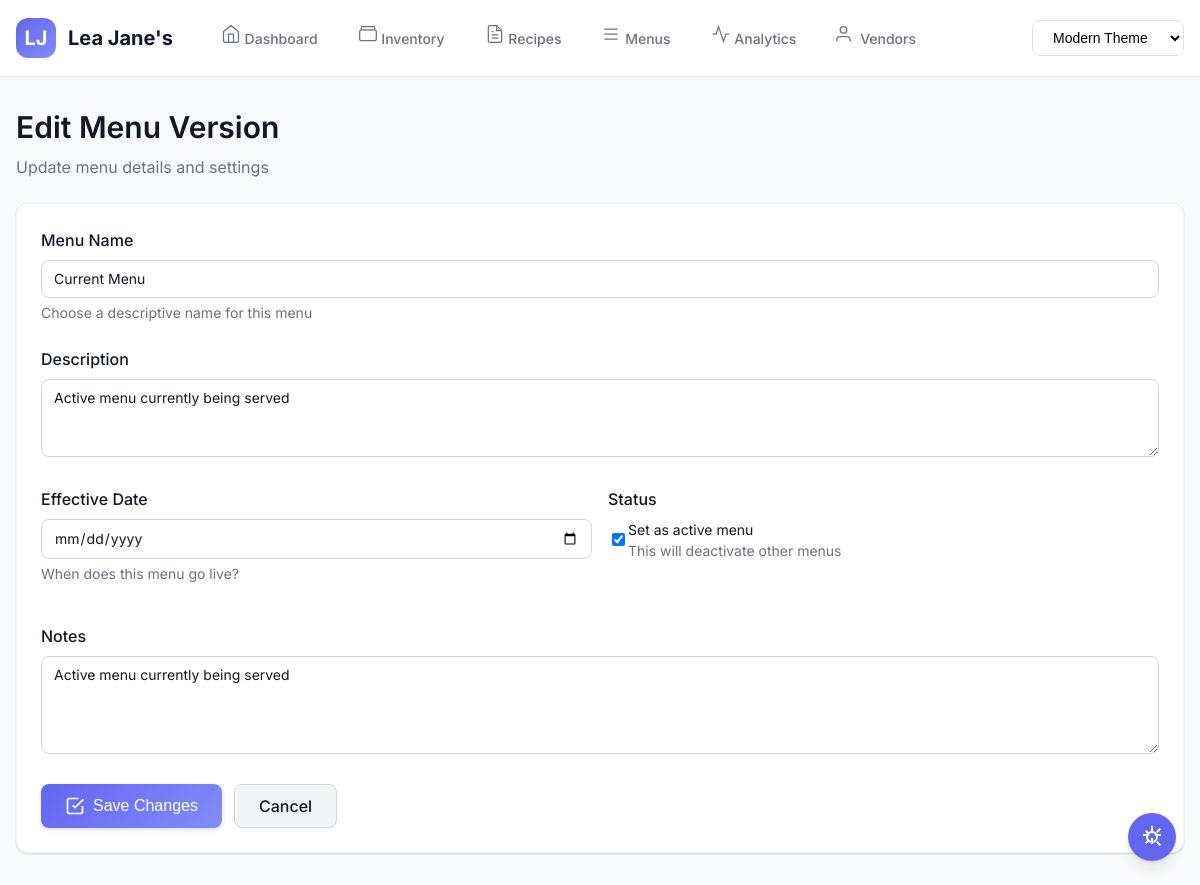
The app's page /menu_items/versions/edit/5 with its own data.
### tables this page shows
CREATE TABLE "menus_actual" (
    menu_id INTEGER PRIMARY KEY AUTOINCREMENT,
    menu_name TEXT NOT NULL UNIQUE,
    menu_version TEXT NOT NULL, -- "Current", "V3 Planning", "Summer 2025"
    
    -- Menu Status & Timeline
    status TEXT DEFAULT 'Draft' CHECK (status IN ('Draft', 'Testing', 'Active', 'Archived')),
    effective_date DATE,
    end_date DATE,
    
    -- Menu Configuration
    description TEXT,
    target_food_cost REAL DEFAULT 30.0,
    
    -- Audit
    created_at TIMESTAMP DEFAULT CURRENT_TIMESTAMP,
    updated_at TIMESTAMP DEFAULT CURRENT_TIMESTAMP
);

### app.py (the view, shortened to what this page needs)
@app.route('/menu_items/versions/edit/<int:version_id>', methods=['GET', 'POST'])
def edit_menu_version(version_id):
    with get_db() as conn:
        version = conn.execute('SELECT * FROM menu_versions WHERE id = ?', (version_id,)).fetchone()
    theme = get_theme()
    return render_template(f'edit_menu_version_{theme}.html', version=version)

### app.py (called while the page is built)
def get_db():
    conn = sqlite3.connect(DATABASE)
    conn.row_factory = sqlite3.Row
    return conn

def get_theme():
    theme = request.args.get('theme') or request.cookies.get('theme', 'modern')
    return theme if theme in ['modern', 'neo', 'fam'] else 'modern'

### templates/edit_menu_version_modern.html (shortened to what this page needs)
{% extends "base_modern.html" %}
{% block content %}
<div class="animate-fade-in max-w-2xl mx-auto">
    <div class="mb-6">
        <h1 class="text-3xl font-semibold mb-2">Edit Menu Version</h1>
        <p class="text-secondary">Update menu details and settings</p>
    </div>
    <form method="POST" class="card">
        <div class="card-body">
            <div class="space-y-4">
                <div class="form-group">
                    <label for="version_name" class="form-label">Menu Name</label>
                    <input type="text"
                           id="version_name"
                           name="version_name"
                           class="form-control"
                           value="{{ version.version_name }}"
                           required>
                    <p class="text-sm text-secondary mt-1">Choose a descriptive name for this menu</p>
                </div>
                <div class="form-group">
                    <label for="description" class="form-label">Description</label>
                    <textarea id="description"
                              name="description"
                              class="form-control"
                              rows="3">{{ version.description or '' }}</textarea>
                </div>
                <div class="grid grid-cols-1 grid-cols-2 gap-4">
                    <div class="form-group">
                        <label for="effective_date" class="form-label">Effective Date</label>
                        <input type="date"
                               id="effective_date"
                               name="effective_date"
                               class="form-control"
                               value="{{ version.effective_date or '' }}">
                        <p class="text-sm text-secondary mt-1">When does this menu go live?</p>
                    </div>
                    <div class="form-group">
                        <label class="form-label">Status</label>
                        <div class="flex items-center mt-2">
                            <input type="checkbox"
                                   id="is_active"
                                   name="is_active"
                                   class="mr-2"
                                   {% if version.is_active %}checked{% endif %}>
                            <label for="is_active" class="text-sm">
                                Set as active menu
                                <span class="text-secondary block">This will deactivate other menus</span>
                            </label>
                        </div>
                    </div>
                </div>
                <div class="form-group">
                    <label for="notes" class="form-label">Notes</label>
                    <textarea id="notes"
                              name="notes"
                              class="form-control"
                              rows="4">{{ version.notes or '' }}</textarea>
                </div>
            </div>
            <div class="flex gap-3 mt-6 pt-6 border-t border-gray-200">
                <button type="submit" class="btn btn-primary flex-1">
                    <svg width="20" height="20" viewBox="0 0 24 24" fill="none" stroke="currentColor" stroke-width="2" class="mr-2">
                        <path d="M9 11l3 3L22 4"/>
                        <path d="M21 12v7a2 2 0 01-2 2H5a2 2 0 01-2-2V5a2 2 0 012-2h11"/>
                    </svg>
                    Save Changes
                </button>
                <a href="/menu_items/versions" class="btn btn-secondary flex-1">
                    Cancel
                </a>
            </div>
        </div>
    </form>
</div>
{% endblock %}

### static/css/design-system.css (style rules this page uses)
:root { --space-unit: 8px; --space-0: 0; --space-1: calc(var(--space-unit) * 0.5); --space-2: var(--space-unit); --space-3: calc(var(--space-unit) * 1.5); --space-4: calc(var(--space-unit) * 2); --space-5: calc(var(--space-unit) * 2.5); --space-6: calc(var(--space-unit) * 3); --space-7: calc(var(--space-unit) * 3.5); --space-8: calc(var(--space-unit) * 4); --space-9: calc(var(--space-unit) * 4.5); --space-10: calc(var(--space-unit) * 5); --space-12: calc(var(--space-unit) * 6); --space-16: calc(var(--space-unit) * 8); --space-20: calc(var(--space-unit) * 10); --space-24: calc(var(--space-unit) * 12); --space-xs: var(--space-1); --space-sm: var(--space-2); --space-md: var(--space-4); --space-lg: var(--space-6); --space-xl: var(--space-8); --space-2xl: var(--space-12); --space-3xl: var(--space-16); --card-padding: var(--space-6); --section-spacing: var(--space-10); --container-padding: var(--space-4); --form-spacing: var(--space-6); --button-padding-x: var(--space-5); --button-padding-y: var(--space-3); --input-padding-x: var(--space-4); --input-padding-y: var(--space-3); }
:root { --text-xs: 0.75rem; --text-sm: 0.875rem; --text-base: 1rem; --text-lg: 1.125rem; --text-xl: 1.25rem; --text-2xl: 1.5rem; --text-3xl: 1.875rem; --text-4xl: 2.25rem; --text-5xl: 3rem; --leading-none: 1; --leading-tight: 1.25; --leading-snug: 1.375; --leading-normal: 1.5; --leading-relaxed: 1.625; --leading-loose: 2; --tracking-tighter: -0.05em; --tracking-tight: -0.025em; --tracking-normal: 0; --tracking-wide: 0.025em; --tracking-wider: 0.05em; --tracking-widest: 0.1em; --font-thin: 100; --font-light: 300; --font-normal: 400; --font-medium: 500; --font-semibold: 600; --font-bold: 700; --font-extrabold: 800; --font-black: 900; }
:root { --radius-none: 0; --radius-sm: 0.125rem; --radius-base: 0.25rem; --radius-md: 0.375rem; --radius-lg: 0.5rem; --radius-xl: 0.75rem; --radius-2xl: 1rem; --radius-3xl: 1.5rem; --radius-full: 9999px; --button-radius: var(--radius-lg); --card-radius: var(--radius-xl); --input-radius: var(--radius-lg); --badge-radius: var(--radius-full); --modal-radius: var(--radius-2xl); }
:root { --shadow-xs: 0 1px 2px 0 rgb(0 0 0 / 0.05); --shadow-sm: 0 1px 3px 0 rgb(0 0 0 / 0.1), 0 1px 2px -1px rgb(0 0 0 / 0.1); --shadow-base: 0 4px 6px -1px rgb(0 0 0 / 0.1), 0 2px 4px -2px rgb(0 0 0 / 0.1); --shadow-md: 0 10px 15px -3px rgb(0 0 0 / 0.1), 0 4px 6px -4px rgb(0 0 0 / 0.1); --shadow-lg: 0 20px 25px -5px rgb(0 0 0 / 0.1), 0 8px 10px -6px rgb(0 0 0 / 0.1); --shadow-xl: 0 25px 50px -12px rgb(0 0 0 / 0.25); --shadow-2xl: 0 30px 60px -15px rgb(0 0 0 / 0.3); --shadow-inner: inset 0 2px 4px 0 rgb(0 0 0 / 0.05); --shadow-none: 0 0 #0000; --card-shadow: var(--shadow-base); --button-shadow: var(--shadow-sm); --dropdown-shadow: var(--shadow-lg); --modal-shadow: var(--shadow-xl); }
:root { --duration-75: 75ms; --duration-100: 100ms; --duration-150: 150ms; --duration-200: 200ms; --duration-300: 300ms; --duration-500: 500ms; --duration-700: 700ms; --duration-1000: 1000ms; --ease-linear: linear; --ease-in: cubic-bezier(0.4, 0, 1, 1); --ease-out: cubic-bezier(0, 0, 0.2, 1); --ease-in-out: cubic-bezier(0.4, 0, 0.2, 1); --transition-base: all var(--duration-200) var(--ease-in-out); --transition-fast: all var(--duration-150) var(--ease-in-out); --transition-slow: all var(--duration-300) var(--ease-in-out); }
:root { --z-0: 0; --z-10: 10; --z-20: 20; --z-30: 30; --z-40: 40; --z-50: 50; --z-auto: auto; --z-dropdown: 1000; --z-sticky: 1020; --z-fixed: 1030; --z-modal-backdrop: 1040; --z-modal: 1050; --z-popover: 1060; --z-tooltip: 1070; }
:root { --screen-xs: 375px; --screen-sm: 640px; --screen-md: 768px; --screen-lg: 1024px; --screen-xl: 1280px; --screen-2xl: 1536px; --screen-3xl: 1920px; --screen-4xl: 2560px; --screen-5xl: 3840px; }
.mt-1 { margin-top: var(--space-1) !important; }
.mt-2 { margin-top: var(--space-2) !important; }
.mt-6 { margin-top: var(--space-6) !important; }
.mb-2 { margin-bottom: var(--space-2) !important; }
.mb-6 { margin-bottom: var(--space-6) !important; }
.mx-auto { margin-left: auto !important; margin-right: auto !important; }
.gap-3 { gap: var(--space-3) !important; }
.gap-4 { gap: var(--space-4) !important; }
.text-sm { font-size: var(--text-sm) !important; }
.text-3xl { font-size: var(--text-3xl) !important; }
.font-semibold { font-weight: var(--font-semibold) !important; }
.block { display: block !important; }
.flex { display: flex !important; }
.grid { display: grid !important; }

### records on screen
menus_actual: version_name "Current Menu", description "Active menu currently being served", notes "Active menu currently being served"
